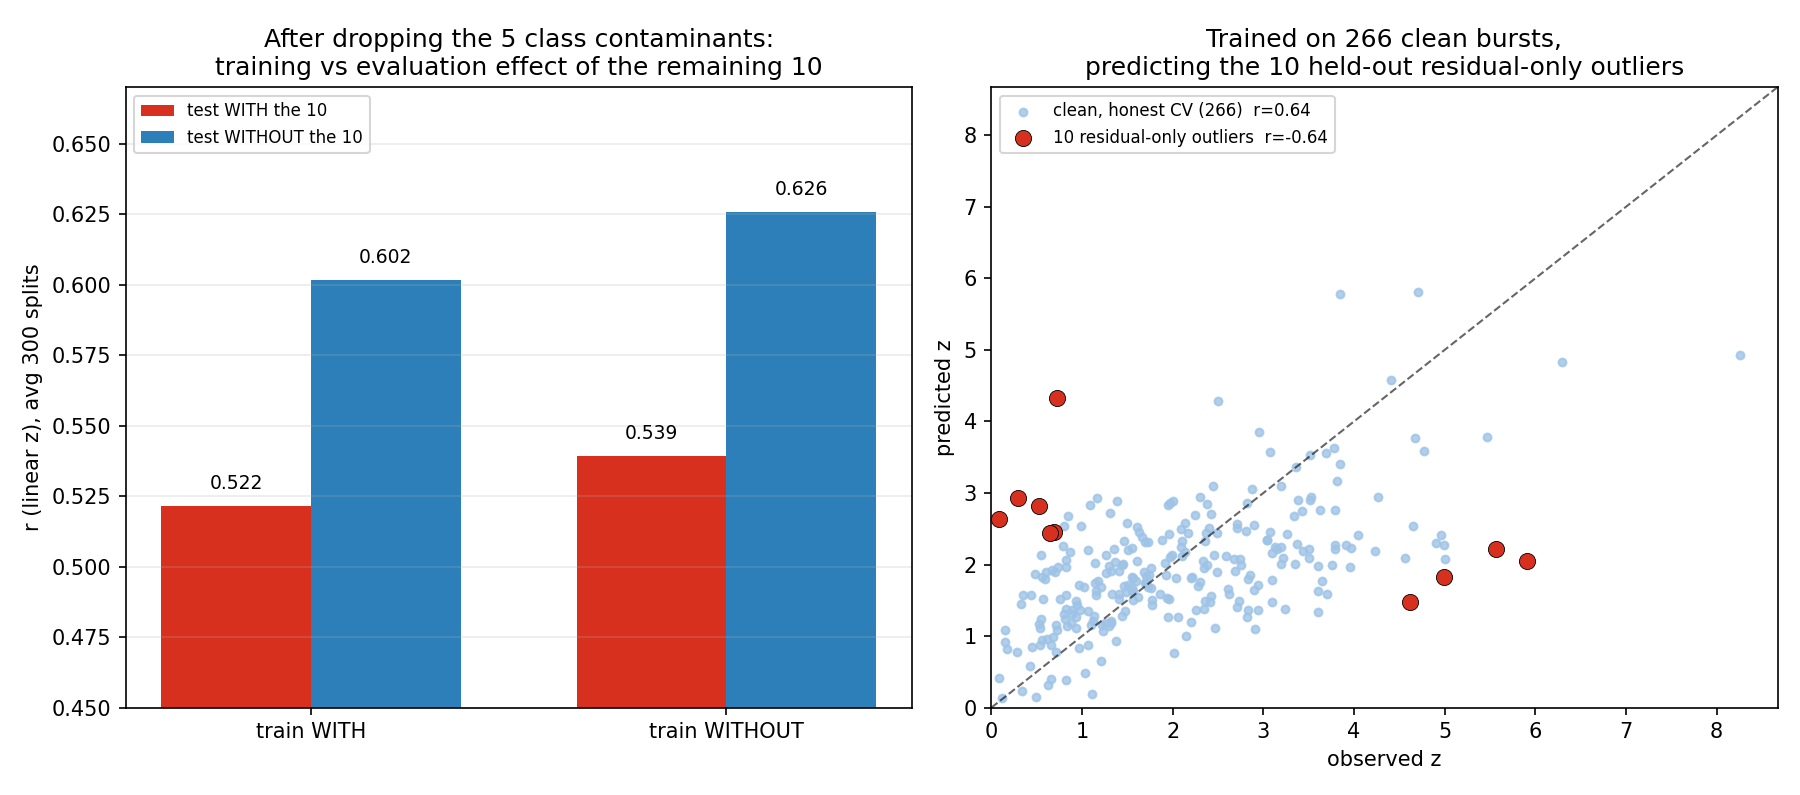

Write Python code to recreate this figure.
#!/usr/bin/env python3
"""
Re-run the training-vs-evaluation 2x2 AFTER removing the 5 bursts we verified are
a different physical class (they don't belong in a long-GRB plateau sample at all):

    070809A, 070714B  -> short / merger-class GRBs
    060614A           -> the no-supernova burst that forced a new GRB class
    171205A, 100316D  -> low-luminosity SN-associated GRBs

Those 5 are dropped from the sample entirely (physically justified). The remaining
10 M-estimator-removed bursts have NO such justification -- they were removed only
because the winning formula predicts their redshift poorly. Question: do those 10
still hurt mainly through EVALUATION (hard to score) rather than TRAINING (poison
the fit)? If yes, the circularity concern stands for them specifically.

Same design as outlier_train_vs_eval.py, now on the 276-burst sample with the 10
as the "outliers".  Saves 'outlier_train_vs_eval_drop5.png'.
"""
import numpy as np
import matplotlib
matplotlib.use("Agg")
import matplotlib.pyplot as plt
from simple_linear_flagship_check import d, d_cut, WINNER, design, _ols, r_lin

CONTAM = ["070809A", "070714B", "060614A", "171205A", "100316D"]     # verified different-class
all15  = d.index.difference(d_cut.index)
out10  = all15.difference(CONTAM)                                     # the 10 with no physical excuse

dd     = d.drop(CONTAM)                                               # 276 bursts: sample minus contaminants
is_out = dd.index.isin(out10)
y, X   = design(WINNER, dd)
n      = len(y)
print(f"dropped {len(CONTAM)} class contaminants -> {n} bursts; "
      f"outliers now = {is_out.sum()} (the 10 residual-only removals)\n")

def two_by_two(n_splits=300, seed=0):
    rng = np.random.default_rng(seed)
    acc = {k: [] for k in ("ww", "wo", "cw", "co")}
    out_res = []
    for _ in range(n_splits):
        te = np.zeros(n, bool); te[rng.choice(n, int(0.20 * n), replace=False)] = True
        tr = ~te
        tr_clean = tr & ~is_out
        te_out, te_clean = te & is_out, te & ~is_out
        b_with  = np.linalg.lstsq(X[tr],       y[tr],       rcond=None)[0]
        b_clean = np.linalg.lstsq(X[tr_clean], y[tr_clean], rcond=None)[0]
        if te_clean.sum() > 2:
            acc["ww"].append(r_lin(X[te] @ b_with,  y[te]))
            acc["wo"].append(r_lin(X[te_clean] @ b_with,  y[te_clean]))
            acc["cw"].append(r_lin(X[te] @ b_clean, y[te]))
            acc["co"].append(r_lin(X[te_clean] @ b_clean, y[te_clean]))
        if te_out.any():
            out_res.append(X[te_out] @ b_clean - y[te_out])
    return {k: float(np.mean(v)) for k, v in acc.items()}, np.concatenate(out_res)

r, _ = two_by_two()
print("Winning GLM, 2x2 (r in linear z, avg 300 splits), 10 residual-only outliers:\n")
print("                         test WITH the 10     test WITHOUT the 10")
print(f"  train WITH the 10          {r['ww']:.3f}                {r['wo']:.3f}")
print(f"  train WITHOUT the 10       {r['cw']:.3f}                {r['co']:.3f}\n")
ev = ((r['wo']-r['ww'])+(r['co']-r['cw']))/2
tr = ((r['cw']-r['ww'])+(r['co']-r['wo']))/2
print(f"  EVALUATION effect: {ev:+.3f}")
print(f"  TRAINING   effect: {tr:+.3f}")
print( "  (for comparison, with all 15: evaluation +0.088, training +0.021)\n")

# sharp: train on 266 clean, predict the 10 held-out residual-only outliers
b_clean_all = np.linalg.lstsq(X[~is_out], y[~is_out], rcond=None)[0]
pred_out = X[is_out] @ b_clean_all
def cv_pred(mask, reps=10, K=10, seed=1):
    idx = np.where(mask)[0]; rng = np.random.default_rng(seed)
    P = np.full((len(idx), reps), np.nan)
    for r_ in range(reps):
        fold = rng.permutation(np.arange(len(idx)) % K)
        for k in range(K):
            te = fold == k
            P[te, r_] = _ols(X[idx[~te]], y[idx[~te]], X[idx[te]])
    return P.mean(1)
pred_clean = cv_pred(~is_out)
res_out, res_clean = pred_out - y[is_out], pred_clean - y[~is_out]
print("Sharp check -- model trained on the 266 clean bursts:")
print(f"  held-out 10:  RMSE(log)={np.sqrt(np.mean(res_out**2)):.3f}  r(linear z)={r_lin(pred_out, y[is_out]):.3f}")
print(f"  clean CV 266: RMSE(log)={np.sqrt(np.mean(res_clean**2)):.3f}  r(linear z)={r_lin(pred_clean, y[~is_out]):.3f}")
print(f"  RMSE ratio = {np.sqrt(np.mean(res_out**2))/np.sqrt(np.mean(res_clean**2)):.2f}x")

# ---- figure -----------------------------------------------------------------
fig, ax = plt.subplots(1, 2, figsize=(12, 5.3))
xpos, w = np.arange(2), 0.36
ax[0].bar(xpos - w/2, [r["ww"], r["cw"]], w, color="#d7301f", label="test WITH the 10")
ax[0].bar(xpos + w/2, [r["wo"], r["co"]], w, color="#2c7fb8", label="test WITHOUT the 10")
for xp, v in zip(xpos - w/2, [r["ww"], r["cw"]]): ax[0].text(xp, v+.006, f"{v:.3f}", ha="center", fontsize=9)
for xp, v in zip(xpos + w/2, [r["wo"], r["co"]]): ax[0].text(xp, v+.006, f"{v:.3f}", ha="center", fontsize=9)
ax[0].set_xticks(xpos); ax[0].set_xticklabels(["train WITH", "train WITHOUT"])
ax[0].set_ylabel("r (linear z), avg 300 splits"); ax[0].set_ylim(0.45, 0.67)
ax[0].set_title("After dropping the 5 class contaminants:\ntraining vs evaluation effect of the remaining 10")
ax[0].legend(fontsize=8, loc="upper left"); ax[0].grid(axis="y", alpha=0.25)

zo_out, zp_out = 10**y[is_out]-1,  10**pred_out-1
zo_cln, zp_cln = 10**y[~is_out]-1, 10**pred_clean-1
hi = max(zo_out.max(), zo_cln.max(), zp_out.max(), zp_cln.max())*1.05
ax[1].plot([0, hi], [0, hi], "k--", lw=1, alpha=.6)
ax[1].scatter(zo_cln, zp_cln, s=14, c="#9ec3e6", alpha=.8, label=f"clean, honest CV (266)  r={r_lin(pred_clean,y[~is_out]):.2f}")
ax[1].scatter(zo_out, zp_out, s=60, c="#d7301f", edgecolor="k", lw=.4, zorder=5,
              label=f"10 residual-only outliers  r={r_lin(pred_out,y[is_out]):.2f}")
ax[1].set_xlim(0, hi); ax[1].set_ylim(0, hi)
ax[1].set_xlabel("observed z"); ax[1].set_ylabel("predicted z")
ax[1].set_title("Trained on 266 clean bursts,\npredicting the 10 held-out residual-only outliers")
ax[1].legend(fontsize=8, loc="upper left")
fig.tight_layout()
fig.savefig("outlier_train_vs_eval_drop5.png", dpi=150)
print("\nwrote outlier_train_vs_eval_drop5.png")
